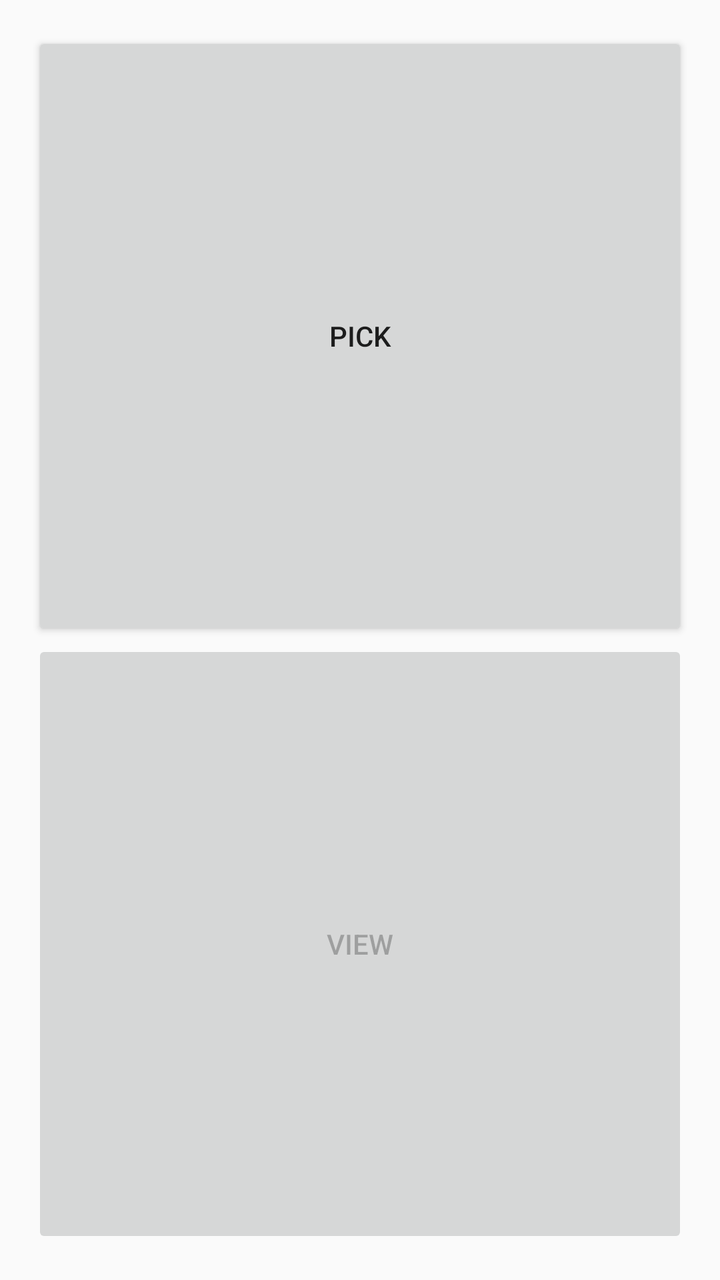
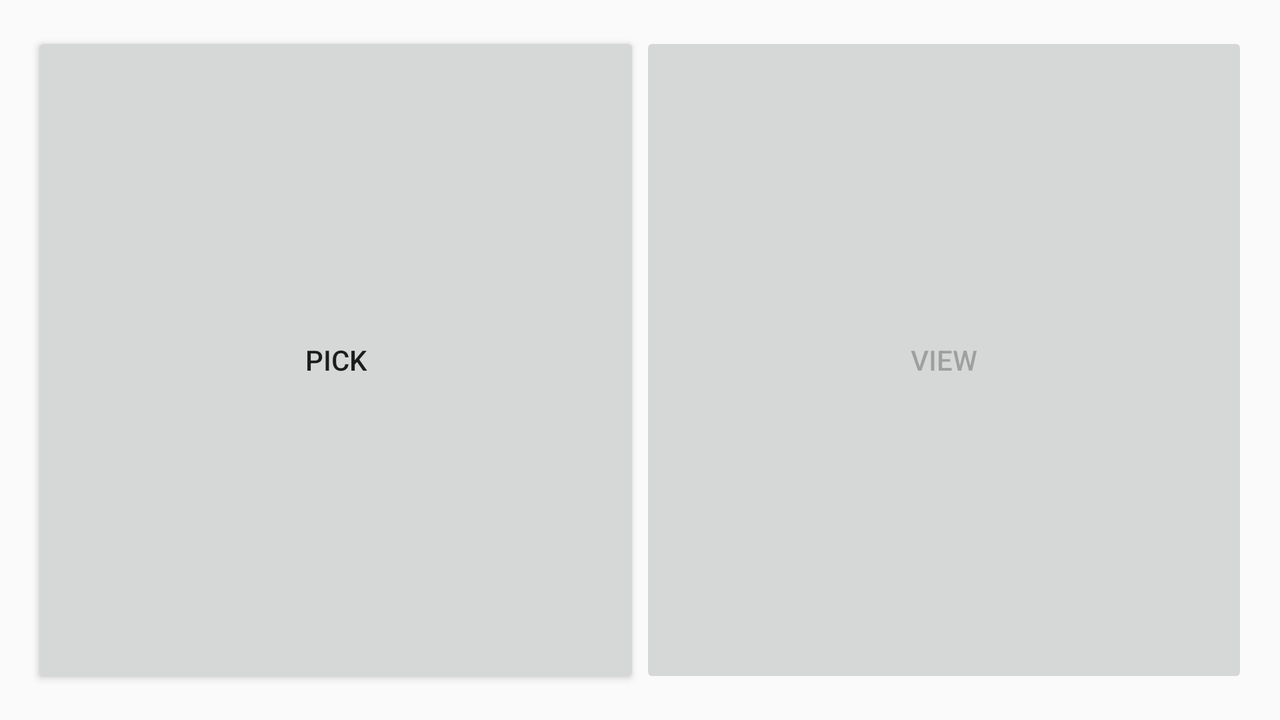

The same Android screen from two of the app's own layout files: first res/layout/ as a phone draws it, then the repository's variant for another configuration, drawn on a device whose configuration selects that folder. Both files follow.
<!-- AndroidManifest.xml: application theme Theme.JetSampler -->
<!-- res/layout/activity_contacts.xml -->
<?xml version="1.0" encoding="utf-8"?>
<androidx.constraintlayout.widget.ConstraintLayout
    xmlns:android="http://schemas.android.com/apk/res/android"
    xmlns:app="http://schemas.android.com/apk/res-auto"
    xmlns:tools="http://schemas.android.com/tools"
    android:layout_width="match_parent"
    android:layout_height="match_parent"
    android:padding="16dp">

    <Button
        android:id="@+id/pick"
        android:layout_width="0dp"
        android:layout_height="0dp"
        android:text="@string/btn_pick"
        app:layout_constraintEnd_toEndOf="parent"
        app:layout_constraintHeight_percent="0.5"
        app:layout_constraintStart_toStartOf="parent"
        app:layout_constraintTop_toTopOf="parent"
        tools:text="Pick" />

    <Button
        android:id="@+id/view"
        android:layout_width="0dp"
        android:layout_height="0dp"
        android:enabled="false"
        android:text="@string/btn_view"
        app:layout_constraintBottom_toBottomOf="parent"
        app:layout_constraintEnd_toEndOf="parent"
        app:layout_constraintHeight_percent="0.5"
        app:layout_constraintStart_toStartOf="parent"
        tools:text="View" />
</androidx.constraintlayout.widget.ConstraintLayout>
<!-- resources referenced by this layout -->
<resources>
  <string name="btn_pick">Pick</string>
  <string name="btn_view">View</string>
  <style name="Theme.JetSampler" parent="Theme.AppCompat.Light.NoActionBar">
          
          <item name="colorPrimary">@color/colorPrimary</item>
          <item name="colorPrimaryDark">@color/colorPrimaryDark</item>
          <item name="colorAccent">@color/colorAccent</item>
          <item name="actionBarPopupTheme">@style/PopupOverlay</item>
      </style>
  <style name="PopupOverlay" parent="ThemeOverlay.AppCompat.Dark.ActionBar">
          <item name="iconTint">@android:color/white</item>
      </style>
</resources>
<!-- res/layout-w640dp/activity_contacts.xml (the repository's variant of the layout above) -->
<!-- drawn on the phone turned sideways -->
<?xml version="1.0" encoding="utf-8"?>
<androidx.constraintlayout.widget.ConstraintLayout
    xmlns:android="http://schemas.android.com/apk/res/android"
    xmlns:app="http://schemas.android.com/apk/res-auto"
    xmlns:tools="http://schemas.android.com/tools"
    android:layout_width="match_parent"
    android:layout_height="match_parent"
    android:padding="16dp">

    <Button
        android:id="@+id/pick"
        android:layout_width="0dp"
        android:layout_height="0dp"
        android:text="@string/btn_pick"
        app:layout_constraintBottom_toBottomOf="parent"
        app:layout_constraintStart_toStartOf="parent"
        app:layout_constraintTop_toTopOf="parent"
        app:layout_constraintWidth_percent="0.5"
        tools:text="Pick" />

    <Button
        android:id="@+id/view"
        android:layout_width="0dp"
        android:layout_height="0dp"
        android:enabled="false"
        android:text="@string/btn_view"
        app:layout_constraintBottom_toBottomOf="parent"
        app:layout_constraintEnd_toEndOf="parent"
        app:layout_constraintTop_toTopOf="parent"
        app:layout_constraintWidth_percent="0.5"
        tools:text="View" />
</androidx.constraintlayout.widget.ConstraintLayout>
